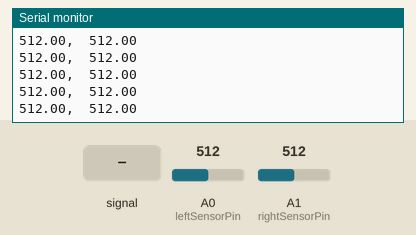
Simulated run of this sketch. Board: Arduino Uno, built with avr-gcc and run on an emulated ATmega328P. Parts: the last lines printed to the serial monitor. The test bench sets the inputs (shaded band); at power-on: A0 (leftSensorPin) = 512, A1 (rightSensorPin) = 512.

Above: at 1.2 s.
1.3 s: A0 (leftSensorPin) set to 716
At 1.56 s:
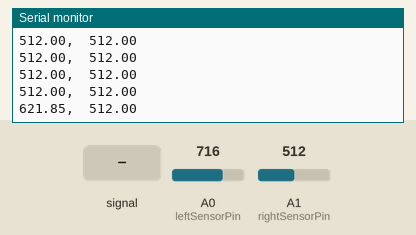
2.8 s: A1 (rightSensorPin) set to 716
At 2.97 s:
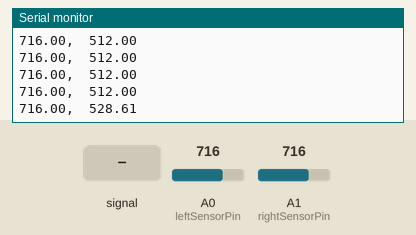
4.3 s: A0 (leftSensorPin) set to 900
At 4.38 s:
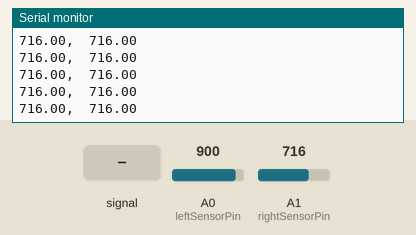
5.8 s: A0 (leftSensorPin) fed a 200 Hz sine of ±81 counts around its level
At 5.99 s:
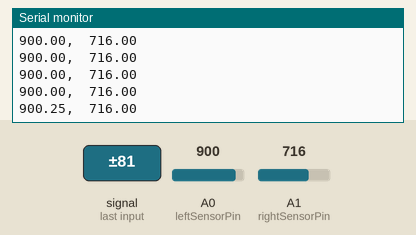
7.3 s: A1 (rightSensorPin) fed a 200 Hz sine of ±81 counts around its level
At 7.6 s:
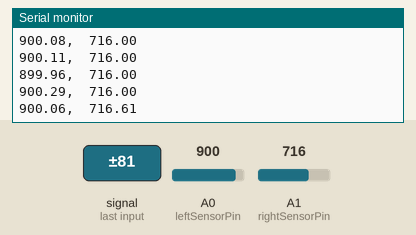
8.8 s: A1 (rightSensorPin) fed a 1000 Hz sine of ±255 counts around its level
At 9.21 s:
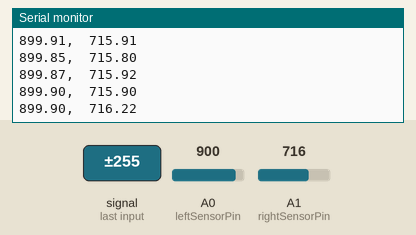
Timing chart, 0 to 11.3 s (numbered marks = the images above; inputs shaded):
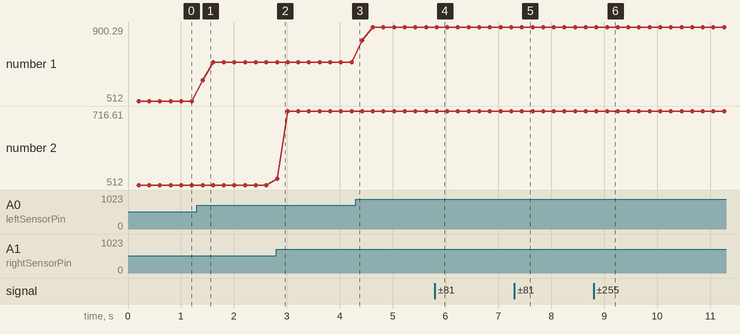

The sketch:

sensor_calibration.ino
```cpp
/*
*	Sensor calibration code for Lab 3 of POE Fall 2016 as taught at Olin College
*	This code averages sensor readings over a period of 200ms, then communicates that
*		data out on the serial port with format "leftSensorAvg,rightSensorAvg\n"
*
*	Authors: Eric Miller (eric@legoaces.org) and Jamie Cho (yoonyoung.cho@students.olin.edu)
*/

#include <stdlib.h>

const int averagingDuration = 200;

// Pin setup (must match hardware)
const byte leftSensorPin  = A0;
const byte rightSensorPin = A1;
// const byte leftMotorPin = 9;
// const byte rightMotorPin = 10;

long lastActionTime;

void setup()
{
	Serial.begin(9600);

	lastActionTime = millis();

	// Initialize pins
	// Note that the analog sensors don't need initialization
}

long totalLeft = 0;
long totalRight = 0;
int count = 0;

void loop()
{
	int leftRead = 0;
	int rightRead = 0;
	getMeasurements(&leftRead, &rightRead);

	totalLeft += leftRead;
	totalRight += rightRead;
	count++;

	// Every (configurable) milliseconds, average together the readings recieved and transmit them
	long time = millis();
	if (time - lastActionTime > averagingDuration){
		float leftAvg = float(totalLeft) / count;
		float rightAvg = float(totalRight) / count;

		writeSerial(leftAvg, rightAvg);

		lastActionTime = time;
		totalRight = totalLeft = 0;
		count = 0;

	}
}

void writeSerial(float leftAvg, float rightAvg)
{
	Serial.print(leftAvg);
	Serial.print(",\t");
	Serial.print(rightAvg);
	Serial.print("\n");
}

void getMeasurements(int *leftRead, int *rightRead)
{
	*leftRead = analogRead(leftSensorPin);
	*rightRead = analogRead(rightSensorPin);
}
```

Measured:
- after the input at 1.3 s, the serial monitor: prints a new line after 0.11 s (image 1)
- after the input at 2.8 s, the serial monitor: prints a new line at once (image 2)
- after the input at 5.8 s, the serial monitor: prints a new line at once (image 4)
- after the input at 7.3 s, the serial monitor: prints a new line after 0.14 s (image 5)
- after the input at 8.8 s, the serial monitor: prints a new line after 0.25 s (image 6)
- plotted number 1: 512 → 716 after the input at 1.3 s, 716 → 900 after the input at 4.3 s, 900 → 900.29 after the input at 5.8 s
- plotted number 2: 716 → 715.92 after the input at 7.3 s, 715.92 → 715.85 after the input at 8.8 s
